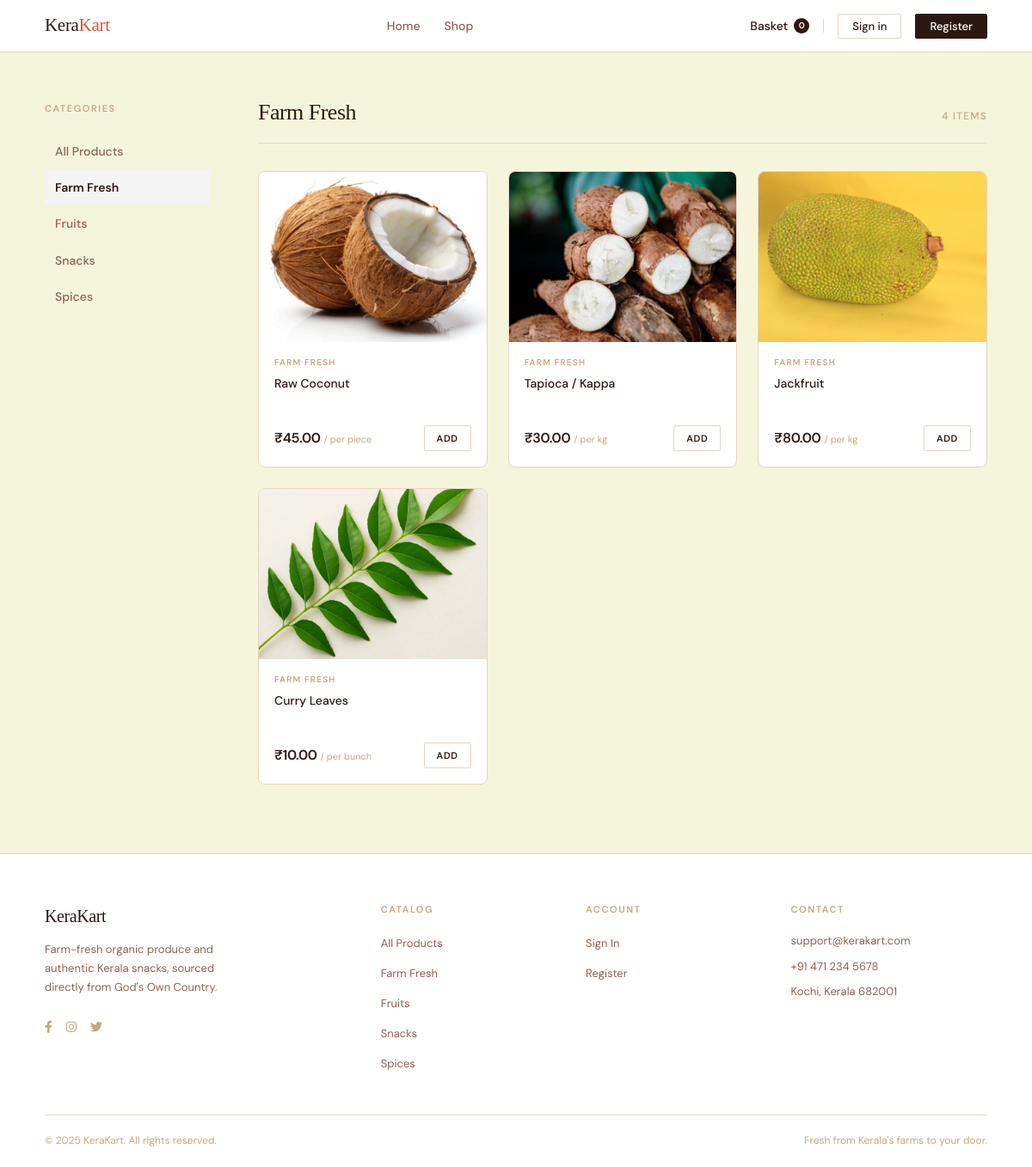
The app's page /products/?category=farm-fresh with its own data.
### store/models.py (models this page shows, shortened)
class Category(models.Model):
    name = models.CharField(max_length=100)
    slug = models.SlugField(unique=True)
    image = models.ImageField(upload_to='categories/', blank=True)
    class Meta:
        verbose_name_plural = 'categories'

class Product(models.Model):
    category = models.ForeignKey(Category, on_delete=models.CASCADE, related_name='products')
    name = models.CharField(max_length=200)
    slug = models.SlugField(unique=True)
    description = models.TextField()
    price = models.DecimalField(max_digits=8, decimal_places=2)
    unit = models.CharField(max_length=50)  # e.g. "per kg", "per pack"
    image = models.ImageField(upload_to='products/', blank=True)
    stock = models.PositiveIntegerField(default=0)
    is_available = models.BooleanField(default=True)

### store/views.py (the view)
# urls.py: path('products/', views.product_list, name='product_list'),
def product_list(request):
    categories = Category.objects.all()
    products = Product.objects.filter(is_available=True)
    category_slug = request.GET.get('category')
    selected_category = None
    if category_slug:
        selected_category = get_object_or_404(Category, slug=category_slug)
        products = products.filter(category=selected_category)
    context = {
        'categories': categories,
        'products': products,
        'selected_category': selected_category,
    }
    return render(request, 'store/products.html', context)

### cart/context_processors.py (called while the page is built)
def cart_count(request):
    count = 0
    if 'cart' in request.session:
        cart = request.session['cart']
        for item in cart.values():
            count += item.get('qty', 0)
    return {'cart_count': count}

### templates/store/products.html (shortened to what this page needs)
{% extends 'base.html' %}
{% load static %}
{% block content %}
<div class="container">
    <div class="catalog-layout">
        <aside class="sidebar">
            <p class="sidebar-title">Categories</p>
            <ul class="filter-list">
                <li class="filter-item">
                    <a href="{% url 'store:product_list' %}" class="filter-link {% if not selected_category %}active{% endif %}">
                        All Products
                    </a>
                </li>
                {% for category in categories %}
                    <li class="filter-item">
                        <a href="{% url 'store:product_list' %}?category={{ category.slug }}"
                           class="filter-link {% if selected_category.id == category.id %}active{% endif %}">
                            {{ category.name }}
                        </a>
                    </li>
                {% endfor %}
            </ul>
        </aside>
        <section>
            <div class="catalog-header section-header fade-up">
                <h1 class="catalog-title">
                    {% if selected_category %}{{ selected_category.name }}{% else %}All Products{% endif %}
                </h1>
                <span class="catalog-count">{{ products.count }} item{{ products.count|pluralize }}</span>
            </div>
            <div class="products-grid">
                {% for product in products %}
                    <div class="product-card prod-card fade-up" style="transition-delay: {{ forloop.counter0 }}00ms">
                        <div class="product-card-img">
                            {% if product.image %}
                                <img src="{{ product.image.url }}" alt="{{ product.name }}">
                            {% else %}
                                <img src="https://images.unsplash.com/photo-1542838132-92c53300491e?w=500&q=80" alt="{{ product.name }}">
                            {% endif %}
                        </div>
                        <div class="product-card-body">
                            <span class="product-card-cat">{{ product.category.name }}</span>
                            <a href="{% url 'store:product_detail' product.slug %}" class="product-card-name">{{ product.name }}</a>
                            <div class="product-card-footer">
                                <div>
                                    <span class="product-price">₹{{ product.price }}</span>
                                    <span class="product-unit">/ {{ product.unit }}</span>
                                </div>
                                {% if product.stock > 0 and product.is_available %}
                                    <form action="{% url 'cart:add_to_cart' product.id %}" method="post" class="inline-form">
                                        <button type="submit" class="btn-add">Add</button>
                                    </form>
                                {% else %}
                                    <button class="btn-add" disabled>Sold out</button>
                                {% endif %}
                            </div>
                        </div>
                    </div>
                {% empty %}
                    <div class="empty-state" style="grid-column: 1 / -1;">
                        <h2>Nothing here yet</h2>
                        <p>No products available in this category right now.</p>
                        <a href="{% url 'store:product_list' %}" class="btn btn-outline" style="margin-top: 8px;">Browse All Products</a>
                    </div>
                {% endfor %}
            </div>
        </section>
    </div>
</div>
{% endblock %}

### static/css/style.css (style rules this page uses)
:root { --cream: #F5F5DC; --sienna: #E35336; --sandy: #F4A460; --brown: #A0522D; --dark: #2C1810; --white: #FFFFFF; --muted: #8B6355; --border: #E8D5C4; --ink: #2C1810; --ink-soft: #8B6355; --ink-faint: #C4A882; --surface: #F5F5DC; --surface-2: #FFFFFF; --accent: #E35336; --accent-dim: #FDF0E6; --font-serif: 'Cormorant Garant', Georgia, serif; --font-body: 'DM Sans', system-ui, sans-serif; --font-ui: 'DM Sans', system-ui, sans-serif; --radius: 2px; --transition: all 0.16s ease; }
*, *::before, *::after { box-sizing: border-box; margin: 0; padding: 0; }
html { scroll-behavior: smooth; -webkit-font-smoothing: antialiased; }
body { background: var(--surface); color: var(--ink); font-family: var(--font-ui); font-size: 15px; line-height: 1.6; display: flex; flex-direction: column; min-height: 100vh; }
.container { width: 100%; max-width: 1160px; margin: 0 auto; padding: 0 32px; }
a { color: inherit; text-decoration: none; transition: var(--transition); }
img { display: block; max-width: 100%; }
h1, h2, h3 { font-family: var(--font-serif); font-weight: 400; line-height: 1.1; color: var(--ink); letter-spacing: -0.02em; }
p { color: var(--ink-soft); line-height: 1.7; }
.inline-form { display: inline; }
.products-grid { display: grid; grid-template-columns: repeat(auto-fill, minmax(240px, 1fr)); gap: 24px; }
.product-card { background: var(--surface-2); border: 1px solid var(--border); border-radius: 8px; overflow: hidden; display: flex; flex-direction: column; transition: var(--transition); position: relative; }
.product-card-img { aspect-ratio: 4/3; overflow: hidden; background: #F4F4F5; }
.product-card-img img { width: 100%; height: 100%; object-fit: cover; transition: transform 0.4s ease; }
.product-card-body { padding: 16px 18px 18px; display: flex; flex-direction: column; flex: 1; }
.product-card-cat { font-size: 10px; font-weight: 600; text-transform: uppercase; letter-spacing: 0.12em; color: var(--ink-faint); margin-bottom: 6px; }
.product-card-name { font-size: 14px; font-weight: 500; color: var(--ink); line-height: 1.45; margin-bottom: 18px; display: -webkit-box; -webkit-line-clamp: 2; line-clamp: 2; -webkit-box-orient: vertical; overflow: hidden; min-height: 2.9em; }
.product-card-footer { display: flex; align-items: center; justify-content: space-between; margin-top: auto; gap: 12px; }
.product-price { font-size: 16px; font-weight: 600; color: var(--ink); letter-spacing: -0.02em; }
.product-unit { font-size: 11px; color: var(--ink-faint); font-weight: 400; }
.btn-add { padding: 7px 14px; font-size: 11px; font-weight: 600; font-family: var(--font-ui); letter-spacing: 0.06em; text-transform: uppercase; border: 1px solid var(--border); border-radius: var(--radius); background: var(--surface-2); color: var(--ink); cursor: pointer; transition: var(--transition); white-space: nowrap; }
.catalog-layout { display: grid; grid-template-columns: 192px 1fr; gap: 56px; padding: 56px 0 80px; }
.sidebar { position: sticky; top: 76px; height: fit-content; }
.sidebar-title { font-size: 11px; font-weight: 600; text-transform: uppercase; letter-spacing: 0.14em; color: var(--ink-faint); margin-bottom: 20px; }
.filter-list { list-style: none; }
.filter-item { margin-bottom: 2px; }
.filter-link { display: block; padding: 9px 12px; font-size: 14px; font-weight: 500; color: var(--ink-soft); border-radius: var(--radius); transition: var(--transition); }
.filter-link.active { color: var(--ink); background: #F4F4F5; font-weight: 600; }
.catalog-header { display: flex; align-items: baseline; justify-content: space-between; margin-bottom: 32px; padding-bottom: 20px; border-bottom: 1px solid var(--border); }
.catalog-title { font-family: var(--font-serif); font-size: 26px; font-weight: 400; color: var(--ink); }
.catalog-count { font-size: 12px; color: var(--ink-faint); font-weight: 500; text-transform: uppercase; letter-spacing: 0.1em; }
:root { --cream: #FFF8EE; --sienna: #A0522D; --sandy: #E1B27B; --brown: #5C2E16; }
.fade-up { opacity: 0; transform: translateY(24px); transition: opacity 0.5s ease, transform 0.5s ease; }
.fade-up.visible { opacity: 1; transform: translateY(0); }
.btn-primary, .add-btn, .btn-add, .btn, button[type="submit"] { transition: transform 0.1s ease, background 0.15s ease !important; }

### records on screen
Category: name "Farm Fresh"
Category: name "Fruits"
Category: name "Snacks"
Category: name "Spices"
Product: image (picture), category.name "FARM FRESH", name "Raw Coconut", price "45.00", unit "per piece", stock "ADD"
Product: image (picture), category.name "FARM FRESH", name "Tapioca / Kappa", price "30.00", unit "per kg", stock "ADD"
Product: image (picture), category.name "FARM FRESH", name "Jackfruit", price "80.00", unit "per kg", stock "ADD"
Product: image (picture), category.name "FARM FRESH", name "Curry Leaves", price "10.00", unit "per bunch", stock "ADD"

### other values on screen
{{ cart_count|default:0 }} "0"
{{ products.count }} "4"
